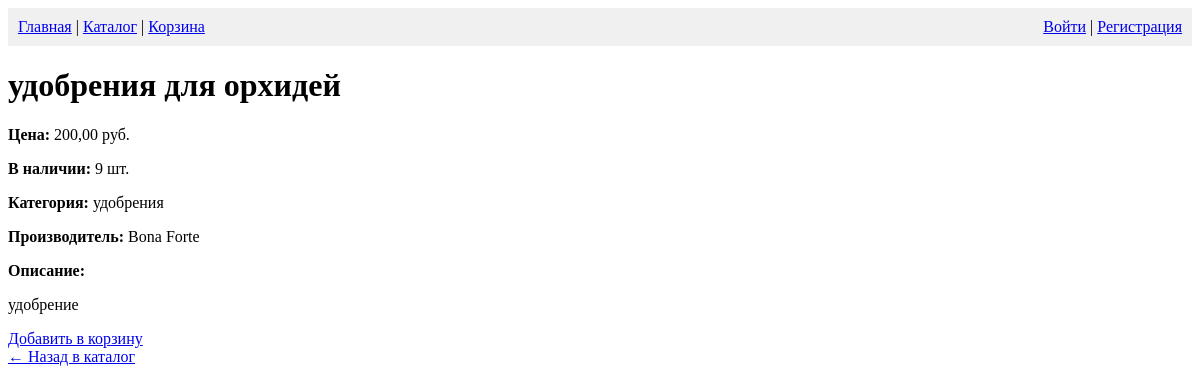
The page /catalog/2/ on the database as committed earlier.
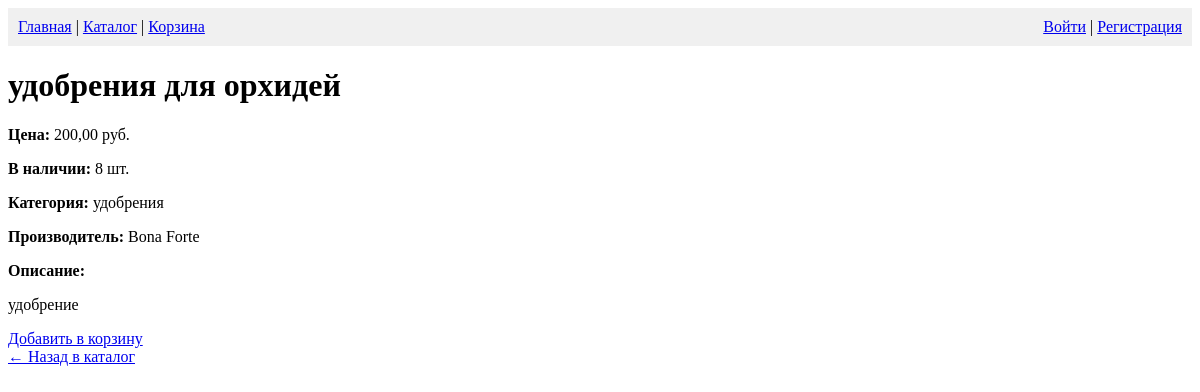
The same page on the database as committed later.
### shop/models.py (models this page shows, shortened)
class Product(models.Model):
    name = models.CharField(max_length=200)
    description = models.TextField()
    photo = models.ImageField(upload_to='products/')
    price = models.DecimalField(max_digits=10, decimal_places=2)
    stock = models.IntegerField()
    category = models.ForeignKey(Category, on_delete=models.CASCADE)
    manufacturer = models.ForeignKey(Manufacturer, on_delete=models.CASCADE)

class Category(models.Model):
    name = models.CharField(max_length=100)
    description = models.TextField(blank=True)

class Manufacturer(models.Model):
    name = models.CharField(max_length=100)
    country = models.CharField(max_length=100)
    description = models.TextField(blank=True)

### shop/views.py (the view)
# urls.py: path('catalog/<int:pk>/', views.product_detail, name='product_detail'),
def product_detail(request, pk):
    return render(request, 'shop/product_detail.html', {
        'product': get_object_or_404(Product, id=pk)
    })

### shop/templates/shop/product_detail.html (shortened to what this page needs)
<!DOCTYPE html>
<html>
<head>
</head>
<body>
    <div style="background-color: #f0f0f0; padding: 10px; margin-bottom: 20px;">
        <a href="/">Главная</a> |
        <a href="/catalog/">Каталог</a> |
        <a href="/cart/">Корзина</a>
        <span style="float: right;">
            {% if user.is_authenticated %}
                {{ user.username }} |
                <form method="post" action="/accounts/logout/" style="display: inline;">
                    {% csrf_token %}
                    <button type="submit" style="background: none; border: none; color: blue; cursor: pointer; text-decoration: underline;">Сменить пользователя</button>
                </form>
            {% else %}
                <a href="/accounts/login/">Войти</a> |
                <a href="/admin/auth/user/add/">Регистрация</a>
            {% endif %}
        </span>
    </div>
    <h1>{{ product.name }}</h1>
    <p><strong>Цена:</strong> {{ product.price }} руб.</p>
    <p><strong>В наличии:</strong> {{ product.stock }} шт.</p>
    <p><strong>Категория:</strong> {{ product.category.name }}</p>
    <p><strong>Производитель:</strong> {{ product.manufacturer.name }}</p>
    <p><strong>Описание:</strong></p>
    <p>{{ product.description }}</p>
    <a href="/cart/add/{{ product.id }}/">Добавить в корзину</a>
    <br>
    <a href="/catalog/">← Назад в каталог</a>
</body>
</html>

Rows that differ between the two databases and show on the page:
changed Product "удобрения для орхидей": stock "9" → "8"
